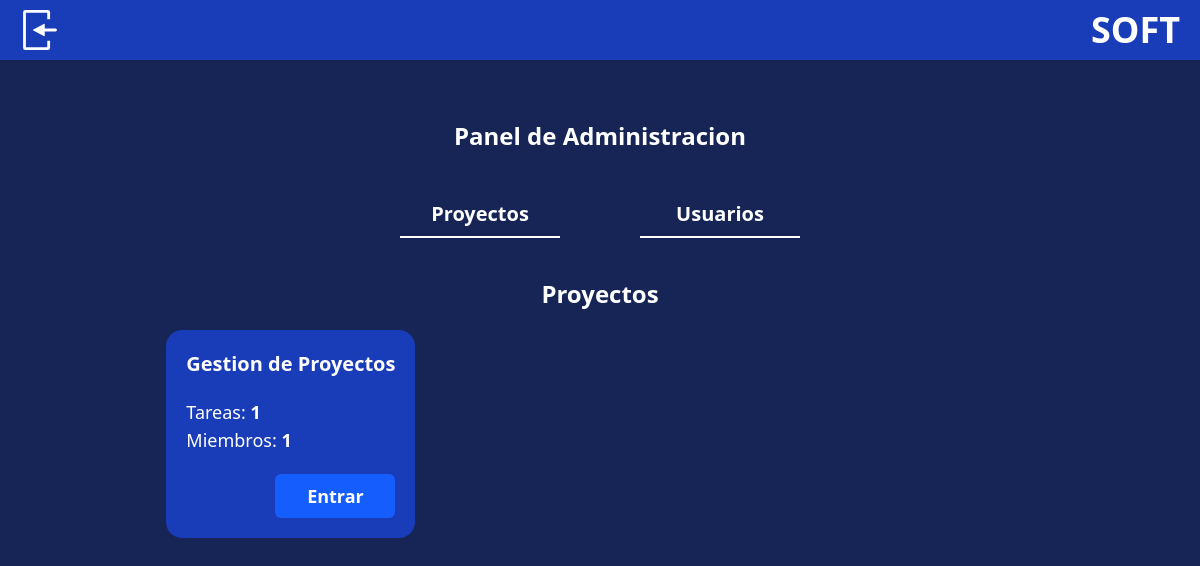
The app's page /panelAdmin/proyectos (signed in) with its own data.
### GestionProyecto/models.py (models this page shows)
class miembros_proyecto(models.Model):
    id_proyecto = models.ForeignKey(Proyectos, on_delete=models.CASCADE)
    usuario = models.ForeignKey(Usuarios, on_delete=models.CASCADE)
    is_admin = models.BooleanField(default=False)

class Proyectos(models.Model):
    id_proyecto = models.AutoField(primary_key=True)
    nombre = models.CharField(max_length=100)
    estado = models.BooleanField(default=True)
    fecha_creacion = models.DateTimeField(auto_now_add=True)
    fecha_modificacion = models.DateTimeField(auto_now=True)

### GestionProyecto/views.py (the view)
# urls.py: path("panelAdmin/proyectos", views.ProyectosAdmin, name='PAdminProyectos'),
def ProyectosAdmin(request):
    if not request.user.is_authenticated and not request.user.is_staff:
        return redirect('Inicio')
    allProyectos = miembros_proyecto.objects.values('id_proyecto_id').distinct()
    proyectos = []
    for proyecto in allProyectos:
        search = miembros_proyecto.objects.filter(id_proyecto_id=proyecto['id_proyecto_id']).first()
        proyectos.append(search)
    datosProyecto = {}
    print(proyectos)
    for proy in proyectos:
        datosProyecto[proy.id_proyecto] = {
            'TareasTotal': tareas_proyecto.objects.filter(id_proyecto=proy.id_proyecto).count(),
            'MiembrosTotal': miembros_proyecto.objects.filter(id_proyecto=proy.id_proyecto).count(),
        }
    return render(request, 'admin/ProyectosAdmin.html', {
        'proyectos': proyectos,
        'datosProyecto': datosProyecto.items(),
    })

### GestionProyecto/templates/admin/ProyectosAdmin.html
{% extends "admin.html" %}
{% block OpcionesAdmin %}
<h2 class="text-center text-2xl font-bold">Proyectos</h2>
<article class="grid my-5 gap-15 md:grid-cols-2 lg:grid-cols-3 2xl:grid-cols-4">
    {% for proyecto in proyectos %}
    <div class="bg-blue-800 w-full h-max rounded-2xl p-5">
            <h4 class="text-xl font-bold mb-5">{{ proyecto.id_proyecto.nombre }}</h4>
            {% for datos in datosProyecto %}
                {% if proyecto.id_proyecto == datos.0 %}
                    <span class="text-lg font-medium">Tareas: <strong>{{datos.1.TareasTotal}}</strong> </span>
                    <p class="text-lg font-medium">Miembros: <strong>{{datos.1.MiembrosTotal}}</strong> </p>
                {% endif %}
            {% endfor %}
            <div class="w-full flex flex-row-reverse">
                <a href='{% url "ProyectoTablero" proyecto.id_proyecto.id_proyecto %}' class="botonStyle w-30 mt-5 text-center">Entrar</a>
            </div>
        </div>
    {% endfor %}
</article>
{% endblock OpcionesAdmin %}

### records on screen
miembros_proyecto: id_proyecto.nombre "Gestion de Proyectos"
Proyectos: datos "1"
